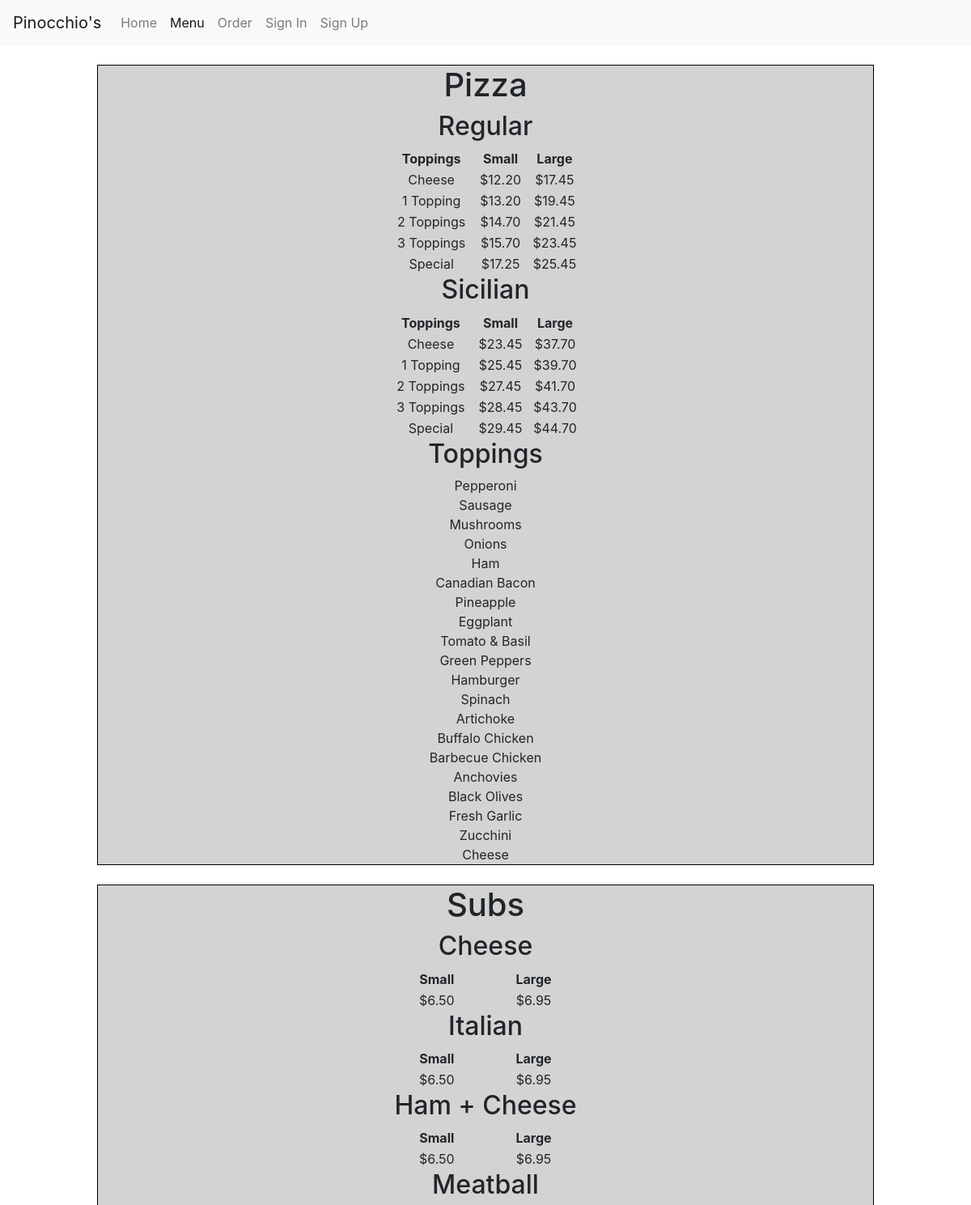
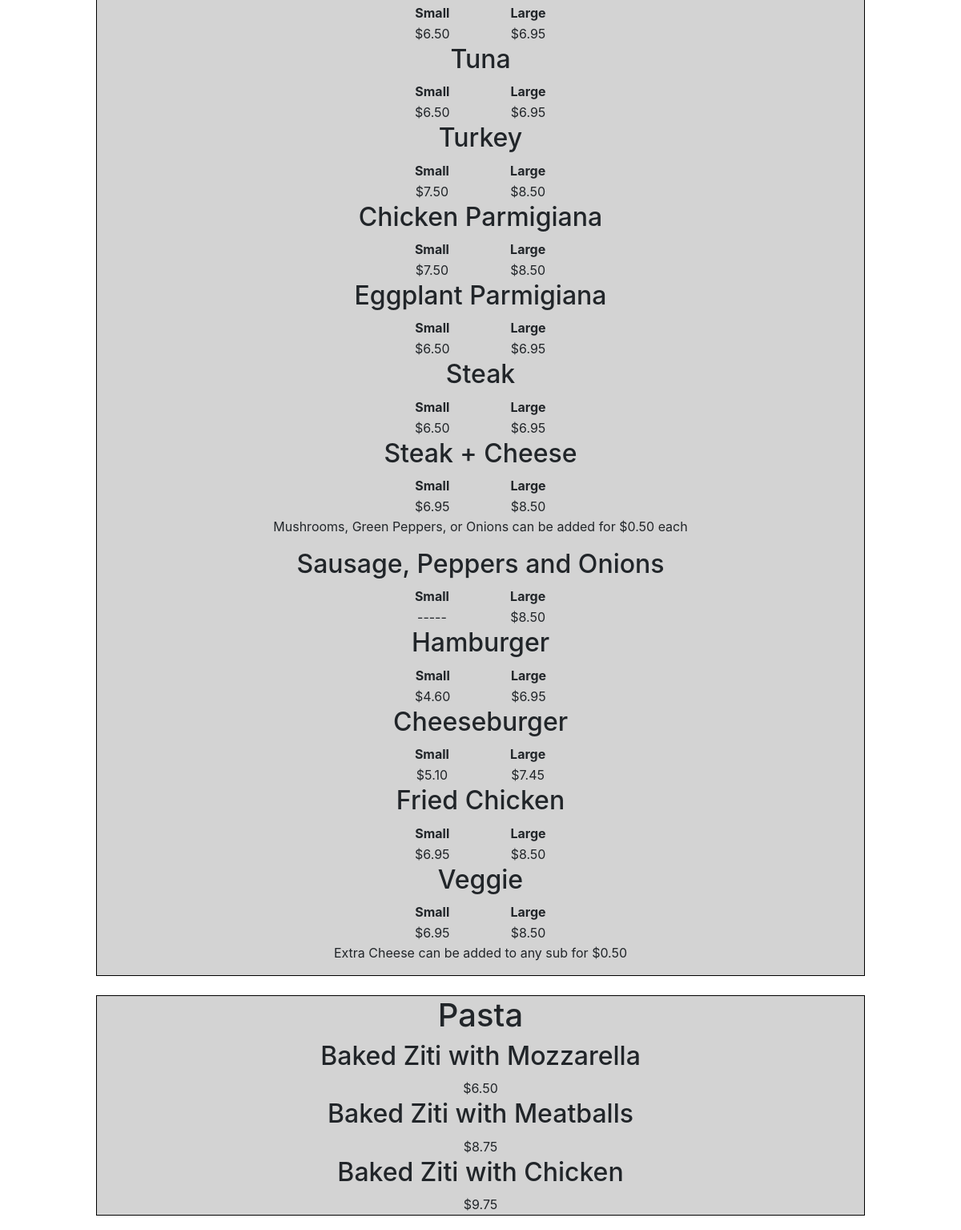
Before: /menu (upper part) with the older database file (2 pictures, top to bottom).
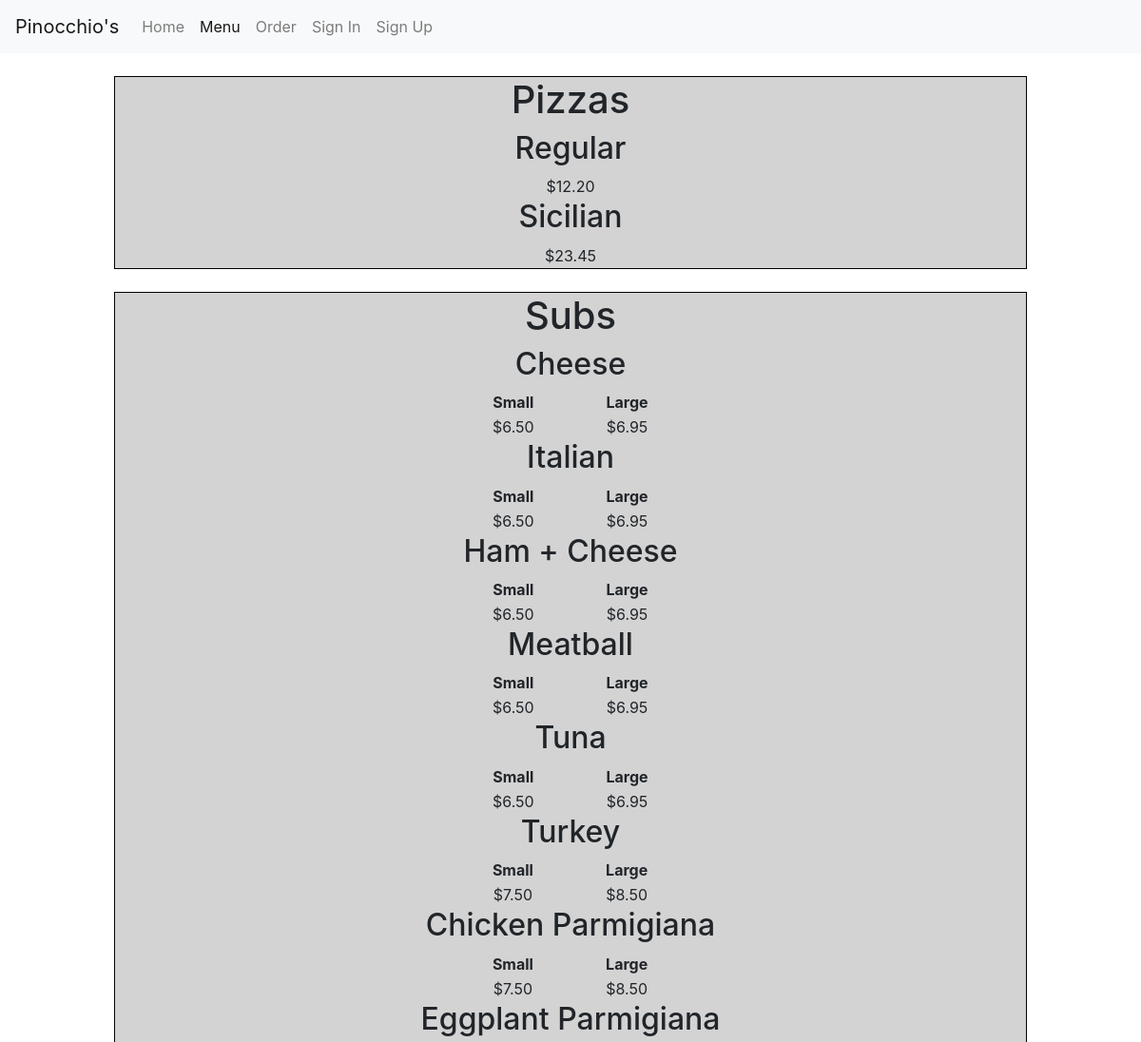
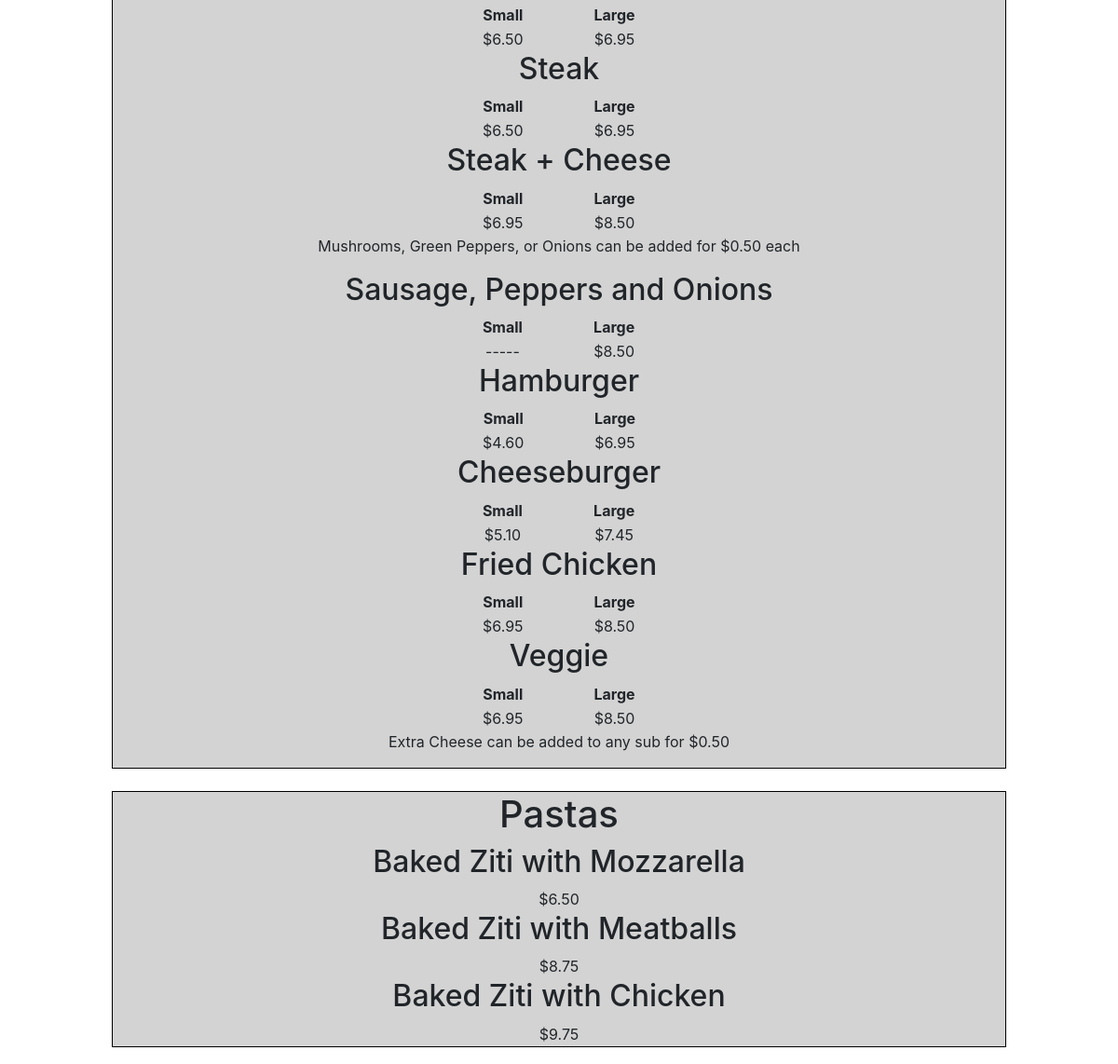
After: the same page with the newer database file (2 pictures, top to bottom).
### orders/models.py (models this page shows, shortened)
class Food(models.Model):
	name = models.CharField(max_length=32)
	style = models.ManyToManyField(Style)
	def __str__(self):
   		return f'{self.name}'

class Style(models.Model):
	name = models.CharField(max_length=32)
	sizeList = models.ForeignKey(SizeList, on_delete=models.CASCADE)
	legalExtras = models.ManyToManyField(Extra, blank=True)
	def __str__(self):
   		return f'{self.name}'

class SizeList(models.Model):
	name = models.CharField(max_length=32)
	small = models.ForeignKey(PriceList, on_delete=models.CASCADE, null=True, blank=True, related_name='smallPrices')
	large = models.ForeignKey(PriceList, on_delete=models.CASCADE, null=True, blank=True, related_name='largePrices')

class PriceList(models.Model):
	noExtra = models.DecimalField(max_digits=5, decimal_places=2, null=True, blank=True)
	oneExtra = models.DecimalField(max_digits=5, decimal_places=2, null=True, blank=True)
	twoExtra = models.DecimalField(max_digits=5, decimal_places=2, null=True, blank=True)
	threeExtra = models.DecimalField(max_digits=5, decimal_places=2, null=True, blank=True)
	special = models.DecimalField(max_digits=5, decimal_places=2, null=True, blank=True)

class Extra(models.Model):
	name = models.CharField(max_length=32)
	def __str__(self):
   		return self.name

### orders/views.py (the view)
# urls.py: path("menu", views.menu, name="menu"),
def menu(request):
	return render(request, "orders/menu.html", foodContext)

### orders/templates/orders/menu.html
{% extends "orders/base.html" %}
{% block body %}
	{% for food in foods %}
		<div class="menu-container text-center">
			<h1>{{food}}</h1>
				{% for style in food.style.all %}
					<h2>{{style}}</h2>
						{% if food.name == "Pizza" %}
							<table class="menu-table">
								<tr>
									<th>Toppings</th>
							    	<th>Small</th>
							    	<th>Large</th>
								</tr>
								<tr>
									<td>Cheese</td>
							    	<td>${{style.sizeList.small.noExtra}}</td>
							    	<td>${{style.sizeList.large.noExtra}}</td>
								</tr>
								<tr>
									<td>1 Topping</td>
							    	<td>${{style.sizeList.small.oneExtra}}</td>
							    	<td>${{style.sizeList.large.oneExtra}}</td>
								</tr>
								<tr>
									<td>2 Toppings</td>
							    	<td>${{style.sizeList.small.twoExtra}}</td>
							    	<td>${{style.sizeList.large.twoExtra}}</td>
								</tr>
								<tr>
									<td>3 Toppings</td>
							    	<td>${{style.sizeList.small.threeExtra}}</td>
							    	<td>${{style.sizeList.large.threeExtra}}</td>
								</tr>
								<tr>
									<td>Special</td>
							    	<td>${{style.sizeList.small.special}}</td>
							    	<td>${{style.sizeList.large.special}}</td>
								</tr>
							</table>
							{% if style.name == "Sicilian" %}
								<div>
									<h2>Toppings</h2>
										{% for extra in extras %}
											<div class="toppings-list">{{extra}}</div>
										{% endfor %}
								</div>
							{% endif %}
						{% elif food.name == "Subs" or food.name == "Dinner Platters"%}
							<table class="menu-table">
								<tr>
							    	<th>Small</th>
							    	<th>Large</th>
								</tr>
								<tr>
									{% if style.sizeList.small.noExtra != None %}
							    		<td>${{style.sizeList.small.noExtra}}</td>
							    	{% else %}
							    		<td>-----</td>
							    	{% endif %}
							    	{% if style.sizeList.large.noExtra != None %}
							    		<td>${{style.sizeList.large.noExtra}}</td>
							    	{% else %}
							    		<td>-----</td>
							    	{% endif %}
								</tr>
							</table>
								{% if style.name == "Steak + Cheese" %}
									<p>Mushrooms, Green Peppers, or Onions can be added for $0.50 each </p>
								{% endif %}
						{% else %}
							<table class="menu-table">
								<tr>
									<td>${{style.sizeList.small.noExtra}}</td>
								</tr>
							</table>
					{% endif %}
				{% endfor %}
					{% if food.name == "Subs" %}
						<p>Extra Cheese can be added to any sub for $0.50</p>
					{% endif %}
		</div>
	{% endfor %}
{% endblock %}

### orders/templates/orders/base.html (shortened to what this page needs)
<!DOCTYPE html>
<html>
    <head>
        {% load static %}
        <link rel="stylesheet" href={% static "orders/styles/style.css" %}>
        <link rel="stylesheet" href="https://stackpath.bootstrapcdn.com/bootstrap/4.1.3/css/bootstrap.min.css">
    </head>
    <body>
		<nav class="navbar navbar-expand-lg navbar-light bg-light">
  			<a class="navbar-brand" href="{% url 'index' %}">Pinocchio's</a>
			<div class="collapse navbar-collapse" id="navbarSupportedContent">
				<ul class="navbar-nav mr-auto">
			    	<li class="nav-item index">
			    		<a class="nav-link" href="{% url 'index' %}">Home</a>
			      	</li>
			     	<li class="nav-item menu">
			        	<a class="nav-link" href="{% url 'menu' %}">Menu</a>
			      	</li>
			      	<li class="nav-item orders">
			        	<a class="nav-link" href="{% url 'orders' %}">Order</a>
			      	</li>
			      	{% if request.user.is_authenticated %}
			      	<li class="nav-item signOut signedOut">
			        	<a class="nav-link" href="{% url 'signOut' %}">Sign Out</a>
			      	</li>
			      	{% else %}
			      	<li class="nav-item signIn signedIn">
			        	<a class="nav-link" href="{% url 'signIn' %}">Sign In</a>
			      	</li>
			      	<li class="nav-item register registered">
			        	<a class="nav-link" href="{% url 'register' %}">Sign Up</a>
			      	</li>
			      	{% endif %}
			    </ul>
			</div>
		</nav>
        {% block body %}
        {% endblock %}
    </body>
</html>

### orders/static/orders/styles/style.css (style rules this page uses)
.menu-container { background-color: lightgrey; border: 1px solid black; margin: 2% auto 2% auto; width: 80vw; }
.menu-table { margin: auto; width: 25%; }

Changed rows visible on the page:
changed Food: name "Pizza" → "Pizzas"
shown differently, row unchanged: Style "Regular": sizeList.large.noExtra "17.45" → (not shown); sizeList.small.oneExtra "13.20" → (not shown); sizeList.large.oneExtra "19.45" → (not shown); sizeList.small.twoExtra "14.70" → (not shown); sizeList.large.twoExtra "21.45" → (not shown); sizeList.small.threeExtra "15.70" → (not shown); sizeList.large.threeExtra "23.45" → (not shown); sizeList.small.special "17.25" → (not shown); sizeList.large.special "25.45" → (not shown)
shown differently, row unchanged: Style "Sicilian": loses Extra (name "Pepperoni"); loses Extra (name "Sausage"); loses Extra (name "Mushrooms"); loses Extra (name "Onions"); loses Extra (name "Ham"); loses Extra (name "Canadian Bacon"); loses Extra (name "Pineapple"); loses Extra (name "Eggplant"); loses Extra (name "Tomato & Basil"); loses Extra (name "Green Peppers"); loses Extra (name "Hamburger"); loses Extra (name "Spinach"); loses Extra (name "Artichoke"); loses Extra (name "Buffalo Chicken"); loses Extra (name "Barbecue Chicken"); loses Extra (name "Anchovies"); loses Extra (name "Black Olives"); loses Extra (name "Fresh Garlic"); loses Extra (name "Zucchini"); loses Extra (name "Cheese"); sizeList.large.noExtra "37.70" → (not shown); sizeList.small.oneExtra "25.45" → (not shown); sizeList.large.oneExtra "39.70" → (not shown); sizeList.small.twoExtra "27.45" → (not shown); sizeList.large.twoExtra "41.70" → (not shown); sizeList.small.threeExtra "28.45" → (not shown); sizeList.large.threeExtra "43.70" → (not shown); sizeList.small.special "29.45" → (not shown); sizeList.large.special "44.70" → (not shown)
changed Food: name "Pasta" → "Pastas"
